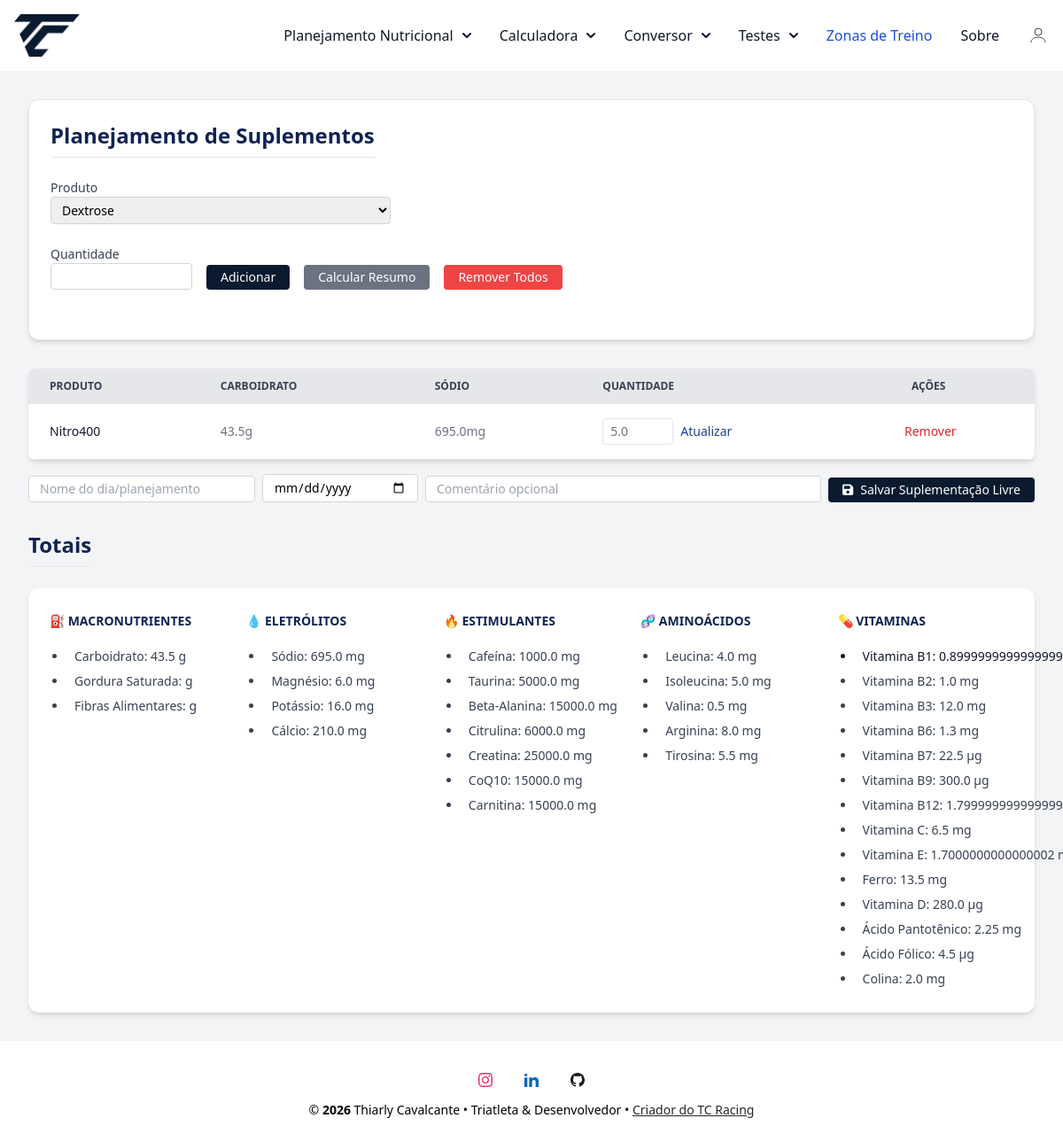
The page /planejamento (signed in) on the database its author committed.
### conversor/models.py (models this page shows, shortened)
class PlanejamentoItem(database.Model):
    __tablename__ = 'planejamento_itens'
    id = database.Column(database.Integer, primary_key=True)
    user_id = database.Column(database.Integer, database.ForeignKey('user.id'), nullable=False)
    suplemento_id = database.Column(database.Integer, database.ForeignKey('suplementos.id', ondelete='SET NULL'))
    quantidade = database.Column(database.Float, nullable=False)
    suplemento = database.relationship('Suplemento', lazy=True)

class Suplemento(database.Model):
    __tablename__ = 'suplementos'
    id = database.Column(database.Integer, primary_key=True)
    user_id = database.Column(database.Integer, database.ForeignKey('user.id'), nullable=False)
    nome = database.Column(database.String(100), nullable=False)
    tipo = database.Column(database.String(50), nullable=False)
    marca = database.Column(database.String(50))
    gramas_por_porcao = database.Column(database.Float)
    descricao_porcao = database.Column(database.String(50))
    carbo = database.Column(database.Float)
    gordura_saturada = database.Column(database.Float)
    fibras_alimentares = database.Column(database.Float)
    sodio = database.Column(database.Float)
    magnesio = database.Column(database.Float)
    potassio = database.Column(database.Float)
    calcio = database.Column(database.Float)
    cloro = database.Column(database.Float)
    fosforo = database.Column(database.Float)
    zinco = database.Column(database.Float)
    cafeina = database.Column(database.Float)
    taurina = database.Column(database.Float)
    beta_alanina = database.Column(database.Float)
    citrulina = database.Column(database.Float)
    creatina = database.Column(database.Float)
    coq10 = database.Column(database.Float)
    carnitina = database.Column(database.Float)
    leucina = database.Column(database.Float)
    isoleucina = database.Column(database.Float)
    valina = database.Column(database.Float)
    arginina = database.Column(database.Float)
    niacina = database.Column(database.Float)
    tirosina = database.Column(database.Float)
    vit_b1 = database.Column(database.Float)
    vit_b2 = database.Column(database.Float)
    vit_b3 = database.Column(database.Float)
    vit_b5 = database.Column(database.Float)
    vit_b6 = database.Column(database.Float)
    vit_b7 = database.Column(database.Float)
    vit_b9 = database.Column(database.Float)
    vit_b12 = database.Column(database.Float)
    vit_c = database.Column(database.Float)
    vit_e = database.Column(database.Float)
    vit_ferro = database.Column(database.Float)
    vit_d = database.Column(database.Float)
    colina = database.Column(database.Float)
    acido_pantotenico = database.Column(database.Float)
    acido_folico = database.Column(database.Float)
    comentario = database.Column(database.Text)  # campo livre para observações
    ingredientes = database.Column(database.Text)  # composição ou descrição dos ingredientes

### conversor/router.py (the view, shortened to what this page needs)
@app.route('/planejamento', methods=['GET', 'POST'])
@login_required
def planejamento():
    form = PlanningItemForm()
    form.suplemento_id.choices = [
        (s.id, s.nome) for s in Suplemento.query.order_by(Suplemento.nome.asc()).all()
    ]
    itens = PlanejamentoItem.query.filter_by(user_id=current_user.id).all()
    itens_validos = []
    for item in itens:
        if item.suplemento is None:
            database.session.delete(item)
        else:
            itens_validos.append(item)
    database.session.commit()
    totais = calcular_totais_planejamento(itens_validos)
    return render_template('planejamento.html', form=form, itens=itens_validos, totais=totais)

### conversor/forms.py
class PlanningItemForm(FlaskForm):
    suplemento_id = SelectField('Produto', coerce=int, validators=[DataRequired()])
    quantidade = DecimalFieldBR('Quantidade', places=2, rounding=None, validators=[DataRequired(), NumberRange(min=0.01)])
    submit = SubmitField('Adicionar')

### conversor/models.py (called while the page is built)
@login_manager.user_loader
def load_user(user_id):
    return User.query.get(int(user_id))

### conversor/templates/planejamento.html (shortened to what this page needs)
{% extends "base.html" %}
{% block content %}
<div class="max-w-7xl mx-auto py-8 px-4 sm:px-6 lg:px-8">
<div class="bg-white shadow-md rounded-xl p-6 border border-gray-200 mb-8">
  <h1 class="text-2xl font-bold text-left mb-6 border-b pb-2 title-nave">Planejamento de Suplementos</h1>
  <div class="flex flex-col gap-4 mb-8">
    <form method="POST" class="flex flex-col gap-4">
      <div class="w-full sm:max-w-sm">
        {{ form.suplemento_id.label(class="block text-sm font-medium text-gray-700") }}
        {{ form.suplemento_id(
          class="border border-gray-300 rounded px-2 py-1 text-sm w-full",
          id="select-suplemento"
        ) }}
      </div>
      <div class="flex flex-col sm:flex-row gap-4 items-end">
        <div class="w-full sm:w-40">
          {{ form.quantidade.label(class="block text-sm font-medium text-gray-700") }}
          {{ form.quantidade(
            class="border border-gray-300 rounded px-2 py-1 text-sm w-full",
            step="0.01", min="0.01"
          ) }}
        </div>
    </form>
    <div class="flex flex-col sm:flex-row gap-4 mt-2">
      <button type="submit" class=" btn-nave text-white text-sm px-4 py-1 rounded w-full sm:w-auto mt-1 sm:mt-[22px]">
        Adicionar
      </button>
    </div>
      <a href="{{ url_for('resumo_view') }}" class="bg-gray-500 text-white text-sm px-4 py-1 rounded hover:bg-gray-600 w-full sm:w-auto text-center">
        Calcular Resumo
      </a>
      <form method="POST" action="{{ url_for('remover_todos_itens') }}" onsubmit="return confirm('Deseja remover todos os itens?')" class="w-full sm:w-auto">
        <button type="submit" class="bg-red-500 text-white text-sm px-4 py-1 rounded hover:bg-red-600 w-full sm:w-auto">
          Remover Todos
        </button>
      </form>
    </div>
  </div>
</div>
  {% if itens %}
    <div class="relative overflow-x-auto shadow-md sm:rounded-lg">
      <table class="w-full text-sm text-left rtl:text-right text-gray-500 dark:text-gray-400">
        <thead class="text-xs text-gray-700 uppercase bg-gray-200 dark:bg-gray-700 dark:text-gray-400">
          <tr>
            <th scope="col" class="px-6 py-3 ">Produto</th>
            <th scope="col" class="px-6 py-3 ">Carboidrato</th>
            <th scope="col" class="px-6 py-3 ">Sódio</th>
            <th scope="col" class="px-6 py-3 ">Quantidade</th>
            <th scope="col" class="px-6 py-3 ">Ações</th>
          </tr>
        </thead>
        <tbody>
          {% for item in itens %}
          <tr class="bg-white border-b dark:bg-gray-800 dark:border-gray-700 border-gray-200" >
            <th scope="row" class="px-6 py-4 font-medium text-gray-900 whitespace-nowrap dark:text-white">{{ item.suplemento.nome }}</th>
            <td class="px-6 py-4 whitespace-nowrap">
              {{ (item.suplemento.carbo or 0) * item.quantidade | round(1) }}g
            </td>
            <td class="px-6 py-4 whitespace-nowrap">
              {{ (item.suplemento.sodio or 0) * item.quantidade | round(1) }}mg
            </td>
            <td class="px-6 py-4 whitespace-nowrap">
              <form method="POST" action="{{ url_for('atualizar_quantidade', item_id=item.id) }}" class="flex items-center gap-2">
                <input type="number" name="quantidade" value="{{ item.quantidade | float | round(2) }}" step="any" min="0.01" class="w-20 px-2 py-1 border rounded">
                <button type="submit" class="resumo-nave hover:underline">Atualizar</button>
              </form>
            </td>
            <td class="px-4 py-2 border-b whitespace-nowrap">
              <form method="POST" action="{{ url_for('remover_item', item_id=item.id) }}" onsubmit="return confirm('Deseja remover este item?')">
                <button type="submit" class="text-red-600 hover:underline">Remover</button>
              </form>
            </td>
          </tr>
          {% endfor %}
        </tbody>
      </table>
    </div>
  {% else %}
    <p class="text-gray-600 mb-8">Nenhum item no planejamento ainda.</p>
  {% endif %}
  <form method="POST" action="{{ url_for('salvar_resumo_livre') }}"
        class="flex flex-col sm:flex-row flex-wrap items-end gap-2 mt-4 mb-8">
      <input type="text" name="nome_treino"
          placeholder="Nome do dia/planejamento"
          required
          class="w-full sm:w-64 px-3 py-1 border border-gray-300 rounded text-sm">
      <input type="date" name="data"
          required
          class="w-full sm:w-44 px-3 py-1 border border-gray-300 rounded text-sm">
      <input type="text" name="comentario"
          placeholder="Comentário opcional"
          class="w-full sm:flex-1 px-3 py-1 border border-gray-300 rounded text-sm">
      <button type="submit"
            class="btn-nave text-white text-sm px-4 py-1 rounded flex items-center gap-2">
      <i class="fas fa-save"></i> Salvar Suplementação Livre
      </button>
  </form>
  <div class="mt-8">
    <h2 class="text-2xl font-bold text-left mb-6 border-b pb-2 title-nave">Totais</h2>
    <div class="bg-white shadow-md rounded-xl p-6">
      <div class="grid grid-cols-1 sm:grid-cols-2 md:grid-cols-3 lg:grid-cols-5 gap-6">
        <div>
          <h3 class="text-sm font-semibold title-naveuppercase title-nave  rounded mb-4">⛽️ MACRONUTRIENTES</h3>
          <ul class="list-disc pl-5 text-gray-800">
            <li class="px-2 py-1 font-medium text-gray-700 text-sm whitespace-nowrap dark:text-white">Carboidrato: {{ totais.carbo }} g</li>
            <li class="px-2 py-1 font-medium text-gray-700 text-sm whitespace-nowrap dark:text-white">Gordura Saturada: {{ totais.gordura }} g</li>
            <li class="px-2 py-1 font-medium text-gray-700 text-sm whitespace-nowrap dark:text-white">Fibras Alimentares: {{ totais.fibra }} g</li>
          </ul>
        </div>
        <div>
          <h3 class="text-sm font-semibold title-naveuppercase title-nave rounded mb-4">💧 ELETRÓLITOS</h3>
          <ul class="list-disc pl-5 text-gray-800">
            <li class="px-2 py-1 font-medium text-gray-700 text-sm whitespace-nowrap dark:text-white">Sódio: {{ totais.sodio }} mg</li>
            <li class="px-2 py-1 font-medium text-gray-700 text-sm whitespace-nowrap dark:text-white">Magnésio: {{ totais.magnesio }} mg</li>
            <li class="px-2 py-1 font-medium text-gray-700 text-sm whitespace-nowrap dark:text-white">Potássio: {{ totais.potassio }} mg</li>
            <li class="px-2 py-1 font-medium text-gray-700 text-sm whitespace-nowrap dark:text-white">Cálcio: {{ totais.calcio }} mg</li>
          </ul>
        </div>
        <div>
          <h3 class="text-sm font-semibold title-nave uppercase title-nave rounded mb-4">🔥 Estimulantes</h3>
          <ul class="list-disc pl-5 text-gray-800">
            <li class="px-2 py-1 font-medium text-gray-700 text-sm whitespace-nowrap dark:text-white">Cafeína: {{ totais.cafeina }} mg</li>
            <li class="px-2 py-1 font-medium text-gray-700 text-sm whitespace-nowrap dark:text-white">Taurina: {{ totais.taurina }} mg</li>
            <li class="px-2 py-1 font-medium text-gray-700 text-sm whitespace-nowrap dark:text-white">Beta-Alanina: {{ totais.beta_alanina }} mg</li>
            <li class="px-2 py-1 font-medium text-gray-700 text-sm whitespace-nowrap dark:text-white">Citrulina: {{ totais.citrulina }} mg</li>
            <li class="px-2 py-1 font-medium text-gray-700 text-sm whitespace-nowrap dark:text-white">Creatina: {{ totais.creatina }} mg</li>
            <li class="px-2 py-1 font-medium text-gray-700 text-sm whitespace-nowrap dark:text-white">CoQ10: {{ totais.coq10 }} mg</li>
            <li class="px-2 py-1 font-medium text-gray-700 text-sm whitespace-nowrap dark:text-white">Carnitina: {{ totais.carnitina }} mg</li>
          </ul>
        </div>
        <div>
          <h3 class="text-sm font-semibold title-nave uppercase btitle-nave rounded mb-4">🧬 Aminoácidos</h3>
          <ul class="list-disc pl-5 text-gray-800">
            <li class="px-2 py-1 font-medium text-gray-700 text-sm whitespace-nowrap dark:text-white">Leucina: {{ totais.leucina }} mg</li>
            <li class="px-2 py-1 font-medium text-gray-700 text-sm whitespace-nowrap dark:text-white">Isoleucina: {{ totais.isoleucina }} mg</li>
            <li class="px-2 py-1 font-medium text-gray-700 text-sm whitespace-nowrap dark:text-white">Valina: {{ totais.valina }} mg</li>
            <li class="px-2 py-1 font-medium text-gray-700 text-sm whitespace-nowrap dark:text-white">Arginina: {{ totais.arginina }} mg</li>
            <li class="px-2 py-1 font-medium text-gray-700 text-sm whitespace-nowrap dark:text-white">Tirosina: {{ totais.tirosina }} mg</li>
          </ul>
        </div>
        <div>
          <h3 class="text-sm font-semibold title-nave uppercase  rounded mb-4">💊 VITAMINAS</h3>
          <ul class="list-disc pl-5 text-gray-800">
            <li class="px-2 py-1 font-medium text-gray-900 text-sm whitespace-nowrap dark:text-white">Vitamina B1: {{ totais.vit_b1 }} mg</span></li>
            <li class="px-2 py-1 font-medium text-gray-700 text-sm whitespace-nowrap dark:text-white">Vitamina B2: {{ totais.vit_b2 }} mg</li>
            <li class="px-2 py-1 font-medium text-gray-700 text-sm whitespace-nowrap dark:text-white">Vitamina B3: {{ totais.vit_b3 }} mg</li>
            <li class="px-2 py-1 font-medium text-gray-700 text-sm whitespace-nowrap dark:text-white">Vitamina B6: {{ totais.vit_b6 }} mg</li>
            <li class="px-2 py-1 font-medium text-gray-700 text-sm whitespace-nowrap dark:text-white">Vitamina B7: {{ totais.vit_b7 }}  µg</li>
            <li class="px-2 py-1 font-medium text-gray-700 text-sm whitespace-nowrap dark:text-white">Vitamina B9: {{ totais.vit_b9 }}  µg</li>
            <li class="px-2 py-1 font-medium text-gray-700 text-sm whitespace-nowrap dark:text-white">Vitamina B12: {{ totais.vit_b12 }}  µg</li>
            <li class="px-2 py-1 font-medium text-gray-700 text-sm whitespace-nowrap dark:text-white">Vitamina C: {{ totais.vit_c }} mg</li>
            <li class="px-2 py-1 font-medium text-gray-700 text-sm whitespace-nowrap dark:text-white">Vitamina E: {{ totais.vit_e }} mg</li>
            <li class="px-2 py-1 font-medium text-gray-700 text-sm whitespace-nowrap dark:text-white">Ferro: {{ totais.vit_ferro }} mg</li>
            <li class="px-2 py-1 font-medium text-gray-700 text-sm whitespace-nowrap dark:text-white">Vitamina D: {{ totais.vit_d }} µg</li>
            <li class="px-2 py-1 font-medium text-gray-700 text-sm whitespace-nowrap dark:text-white">Ácido Pantotênico: {{ totais.acido_pantotenico }} mg</li>
            <li class="px-2 py-1 font-medium text-gray-700 text-sm whitespace-nowrap dark:text-white">Ácido Fólico: {{ totais.acido_folico }} µg</li>
            <li class="px-2 py-1 font-medium text-gray-700 text-sm whitespace-nowrap dark:text-white">Colina: {{ totais.colina }} mg</li>
          </ul>
        </div>
      </div>
    </div>
  </div>
</div>
{% endblock %}

### conversor/static/css/style.css (style rules this page uses)
html { height: 100%; }
body { display: flex; flex-direction: column; min-height: 100vh; margin: 0; }
.btn-nave { background-color: #0a1a2f; color: white; }
.title-nave { position: relative; display: inline-block; color: #0F2351; font-weight: 700; }
.title-nave::after { content: ""; position: absolute; width: 0; height: 3px; left: 0; bottom: -4px; background-color: #0a1a2f; transition: width 0.3s ease; }
.resumo-nave { color: #1b4094; }

### rows shown on the page
PlanejamentoItem: suplemento.nome "Nitro400", quantidade "5.0"
Suplemento: (item.suplemento.carboor0)*item.quantidade|round(1) "43.5", (item.suplemento.sodioor0)*item.quantidade|round(1) "695.0"

### other values the page prints
{{ totais.carbo }} "43.5"
{{ totais.sodio }} "695.0"
{{ totais.magnesio }} "6.0"
{{ totais.potassio }} "16.0"
{{ totais.calcio }} "210.0"
{{ totais.cafeina }} "1000.0"
{{ totais.taurina }} "5000.0"
{{ totais.beta_alanina }} "15000.0"
{{ totais.citrulina }} "6000.0"
{{ totais.creatina }} "25000.0"
{{ totais.coq10 }} "15000.0"
{{ totais.carnitina }} "15000.0"
{{ totais.leucina }} "4.0"
{{ totais.isoleucina }} "5.0"
{{ totais.valina }} "0.5"
